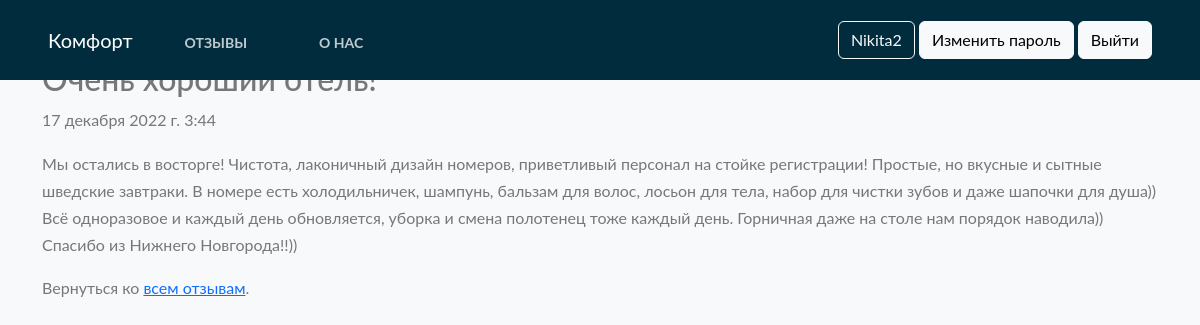
Screenshot of /articles/8/ (signed in) with the database file from the repository.
### articles/models.py (models this page shows, shortened)
class Article(models.Model):
    title = models.CharField(max_length=255, verbose_name = "Заголовок")
    body = models.TextField(verbose_name = "Основное поле")
    date = models.DateTimeField(auto_now_add=True)

### articles/views.py (the view)
# urls.py: path('<int:pk>/', views.ArticleDetailView.as_view(), name='article_detail'),
class ArticleDetailView(LoginRequiredMixin, DetailView):
    model = models.Article
    template_name = 'article_detail.html'

### templates/article_detail.html (shortened to what this page needs)
{% extends 'base.html' %}
{%  block start %}
<div class="container" style="margin-top: 5%">
<div class="article-entry">
    <h2>{{ object.title }}</h2>
    <p>{{ object.date }}</p>
    <p>{{ object.body }}</p>
</div>
<p>Вернуться ко <a href="{% url 'article_list' %}">всем отзывам</a>.</p>
</div>
{% endblock %}

### templates/base.html (shortened to what this page needs)
<!doctype html>
<html lang="en">
  <head>
    <link href="https://cdn.jsdelivr.net/npm/bootstrap@5.2.0-beta1/dist/css/bootstrap.min.css" rel="stylesheet">
</head>
  <body class="bg-light">
<nav class="navbar navbar-expend-md fixed-top px-5" style="background:#002c3e; height: 80px;">
    <div class="nav">
    <a class="navbar-brand" href="/" style="color:white;">Комфорт</a>
     <ul class="nav">
      <li class="nav-item">
        <a class="nav-link nav-link-ltr" style="color:white;margin-top:5px;" href="{% url 'article_list' %}">Отзывы</a>
      </li>
      <li class="nav-item">
        <a class="nav-link nav-link-ltr" style="color:white; margin-top:5px;" href="{% url 'aboutpage' %}">О нас</a>
        </li>
    </ul>
        </div>
        <div class="navbar" id="navbarCollapse">
            {% if user.is_authenticated %}
            <form class="form-inline ml-auto">
                <a class="btn btn-outline-light" href="{% url 'profile' %}" disabled>{{ user.username }}</a>
                <a class="btn btn-light" href="{% url 'password_change' %}">Изменить пароль</a>
                <a class="btn btn-light" href="{% url 'logout' %}">Выйти</a>
            </form>
            {% else %}
                <form class="form-inline ml-auto">
                    <a href="{% url 'login' %}" class="btn btn-light">Войти</a>
                    <a href="{% url 'signup' %}" class="btn btn-light">Регистрация</a>
                </form>
            {% endif %}
        </div>
</nav>
      {% block start %}
      {% endblock %}
  </body>
</html>

### templates/base.html (style rules this page uses)
body { font-family: "Lato", Arial, sans-serif; font-weight: 400; font-size: 16px; line-height: 1.7; background: #fff; color: #777; height: 100%; overflow: auto; }
.nav-link-ltr { font-weight: bold; font-size: 14px; text-transform: uppercase; text-decoration: none; margin: 0px 20px; display: inline-block; position: relative; opacity: 0.75; }
.nav-link::before { transition: 300ms; height: 10px; content: ""; position: absolute; background-color: white; }
.nav-link-ltr::before { width: 0%; bottom: -4px; }

### rows the page displays
Article: date "17 декабря 2022 г. 3:44", body "Мы остались в восторге! Чистота, лаконичный дизайн номеров, приветливый персонал на стойке регистрации! Простые, но вкусные и сытные шведские завтраки. В номере есть холодильничек, шампунь, бальзам для волос, лосьон для тела, набор для чистки зубов и даже шапочки для душа)) Всё одноразовое и каждый день обновляется, уборка и смена полотенец тоже каждый день. Горничная даже на столе нам порядок наводила)) Спасибо из Нижнего Новгорода!!))"

### other values shown
{{ user.username }} "Nikita2"
